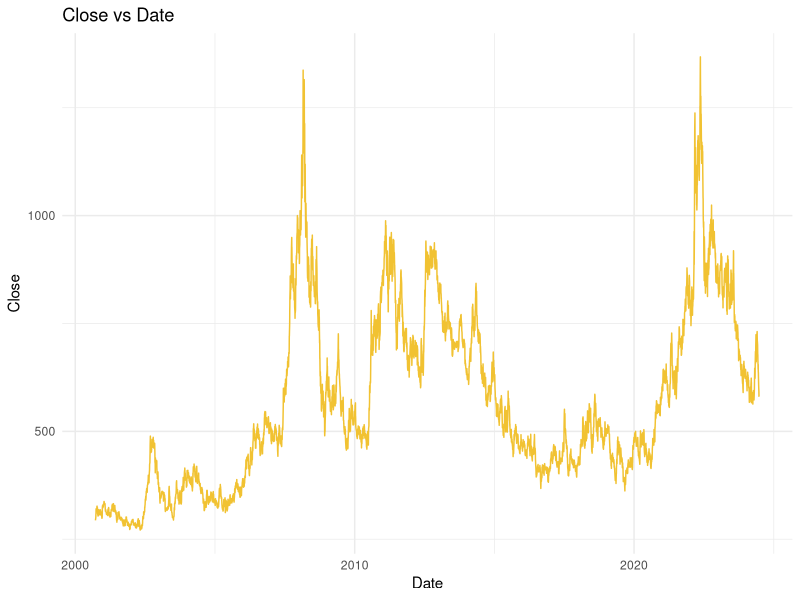
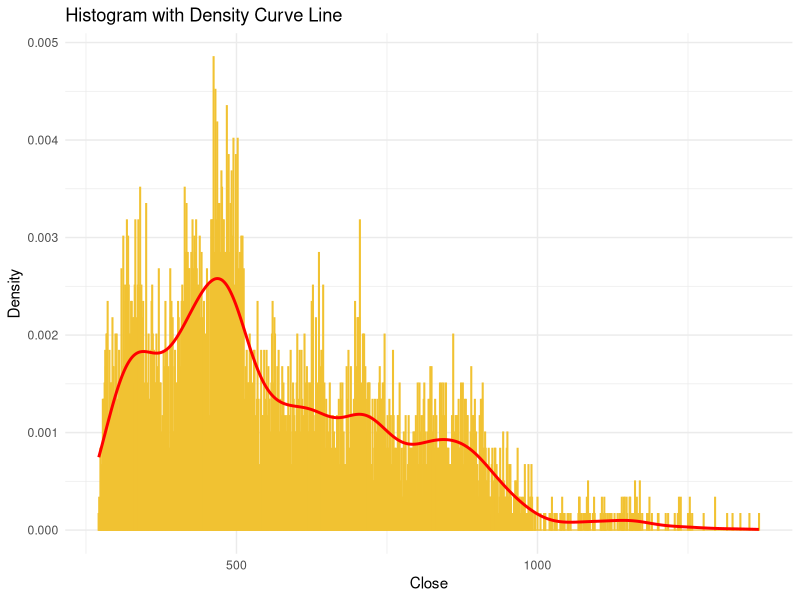
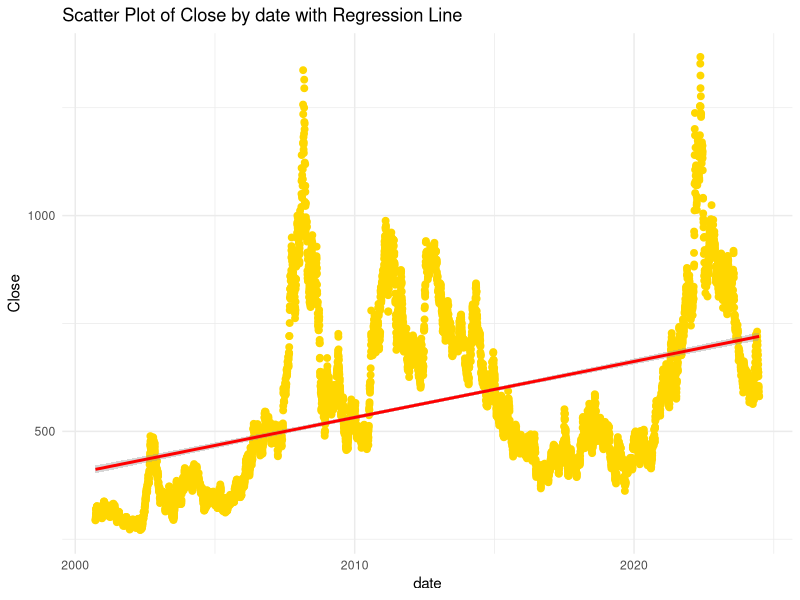

Write the R code that produced these figures, in order.
# This R environment comes with many helpful analytics packages installed
library(readr)
library(tidyverse)
library(ggplot2)
library(dplyr)

# reading file data
wheat_data <- read_csv("../individual_data/KC_HRW_Wheat_data.csv",show_col_types = FALSE)
# Check the structure of the data
str(wheat_data)

# Ensure the date column is in Date format
wheat_data$date <- as.Date(wheat_data$date, format = "%Y-%m-%d")

# Aggregate the data to get the average close for each date (if there are duplicates)
wheat_data_agg <- wheat_data %>%
  group_by(date) %>%
  summarise(close = mean(close, na.rm = TRUE))

# Plot close vs date as a line graph
ggplot(wheat_data_agg, aes(x = date, y = close)) +
  geom_line(color = "#F1C232") +  # Line graph
  labs(title = "Close vs Date", x = "Date", y = "Close") +
  theme_minimal()

# Plot histogram with density curve line
ggplot(wheat_data_agg, aes(x = close)) +
  geom_histogram(aes(y = ..density..), binwidth = 1, fill = "skyblue", color = "#F1C232", alpha = 0.5) +  # Histogram
  geom_density(color = "#FF0000", size = 1) +  # Density curve line
  labs(title = "Histogram with Density Curve Line", x = "Close", y = "Density") +
  theme_minimal()

# Scatter Plot of Close by date
ggplot(wheat_data_agg, aes(x = date, y = close)) +
  geom_point(color = "#FFD700", size = 2) +  # Scatter plot with blue points
  geom_smooth(method = "lm", color = "red", linewidth = 1) +  # Use 'linewidth' instead of 'size' for the regression line
  labs(title = "Scatter Plot of Close by date with Regression Line",
       x = "date",
       y = "Close") +
  theme_minimal()
